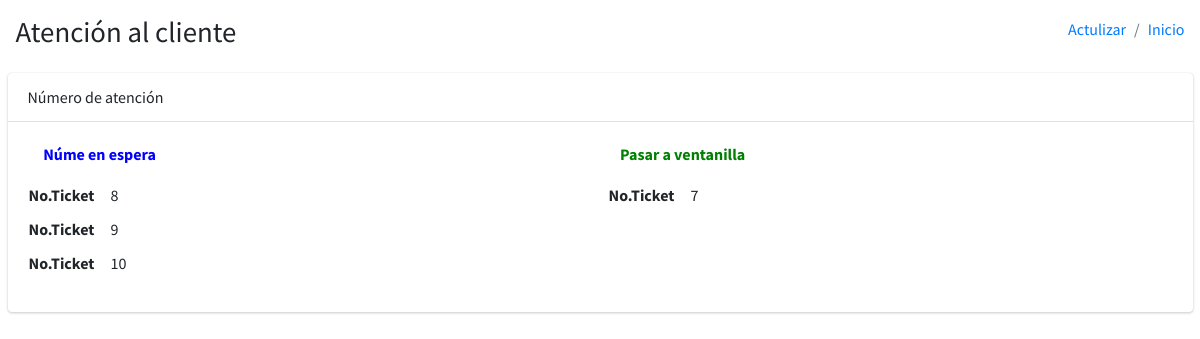
Screenshot of /ordenes/pantalla-servicios/ with the database file from the repository.
### ordenes/models.py (models this page shows, shortened)
class Servicio(BaseModel):
    username = models.ForeignKey(settings.AUTH_USER_MODEL, on_delete=models.CASCADE, blank=True, null=True)
    tipo_servicio = models.ForeignKey(TiposServicio, on_delete=models.CASCADE)
    no_servicio = models.AutoField(primary_key=True)
    orden_generada = models.BooleanField(default = True)
    orden_transito = models.BooleanField(default = False)
    class Meta:
        verbose_name = 'Servicio'
        verbose_name_plural = 'Servicios'
        db_table = 'servicio'

### ordenes/views.py (the view)
# urls.py: path('pantalla-servicios/', PantallList.as_view(), name='pantalla_servicios'),
class PantallList(TemplateView):
    template_name = 'ordenes/list_pantalla.html'
    def get_context_data(self, *args, **kwargs):
        context = super().get_context_data(**kwargs)
        context['title'] = 'Atención al cliente'
        context['subtitle'] = 'Número de atención'
        context['list_url'] = reverse_lazy('ordenes:pantalla_servicios')
        context['list_home'] = reverse_lazy('bases:home')
        context['generar_orden'] = Servicio.objects.filter(orden_generada=True, orden_transito=False)
        context['transito_orden'] = Servicio.objects.filter(orden_transito=True, orden_generada=True )
        return context

### ordenes/templates/ordenes/list_pantalla.html (shortened to what this page needs)
{% extends 'base/home.html' %}
{% block pantalla %}
  <section class="content-header">
    <div class="container-fluid">
      <div class="row mb-2">
        <div class="col-sm-6">
          <h1>{{title}}</h1>
        </div>
        <div class="col-sm-6">
          <ol class="breadcrumb float-sm-right">
            <li class="breadcrumb-item"><a href="{{list_url}}">Actulizar</a></li>
            <li class="breadcrumb-item"><a href="{{list_home}}">Inicio</a></li>
          </ol>
        </div>
      </div>
    </div>
  </section>
  <section class="content">
    <div class="container-fluid">
      <div class="card card-default">
        <div class="card-header">
          {{subtitle}}
        </div>
        <div class="card-body">
          <div class="row">
            <div class="col-md-6">
              <div class="form-group">
                <i class="far fa-user"></i> <label style="color:blue;">Núme en espera</label>
                {% for m in generar_orden %}
                  <table>
                    <tbody>
                      <h1><td><b>No.Ticket</b> &nbsp;&nbsp;&nbsp;&nbsp;{{m.no_servicio}}</td></h1>
                    </tbody>
                  </table>
                {% endfor %}
              </div>
            </div>
            <div class="col-md-6">
              <div class="form-group">
                <i class="far fa-user"></i><label style="color:green;">Pasar a ventanilla</label>
                {% for p in transito_orden %}
                <table>
                  <tbody>
                    <h1><td><b>No.Ticket</b> &nbsp;&nbsp;&nbsp;&nbsp;{{p.no_servicio}}</td></h1>
                  </tbody>
                </table>
                {% endfor %}
              </div>
              <div class="form-group">
              </div>
            </div>
          </div>
        </div>
      </div>
    </div>
  </section>
{% endblock %}

### rows the page displays
Servicio: no_servicio "8"
Servicio: no_servicio "9"
Servicio: no_servicio "10"
Servicio: no_servicio "7"

### other values shown
{{ title }} "Atención al cliente"
{{ subtitle }} "Número de atención"
